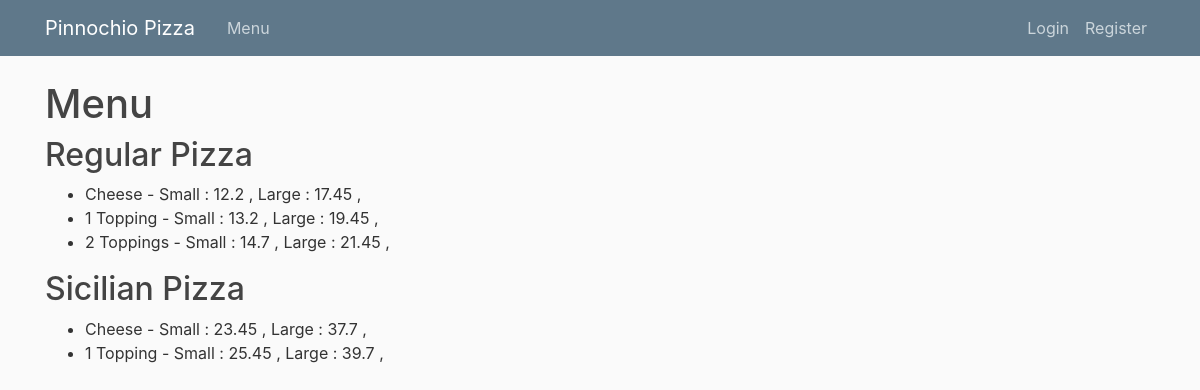
The app's page /, older data.
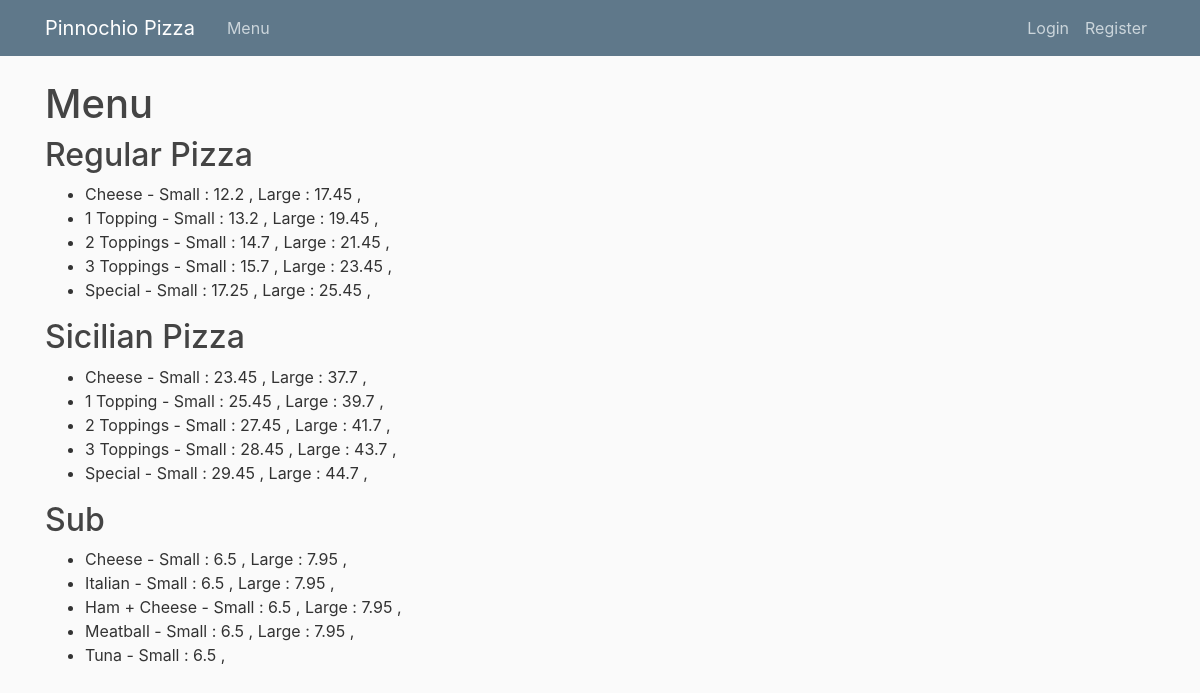
The same page, newer data.
### orders/models.py (models this page shows)
class MenuItem(models.Model):
    name = models.CharField(max_length = 30)
    size = models.CharField(max_length = 10)
    type = models.CharField(max_length = 30)
    prize = models.FloatField()
    num_toppings = models.IntegerField()
    def __str__(self):
        return f"{self.id} - {self.type}, {self.name}, {self.size}, {self.prize}"

### orders/views.py (the view)
# urls.py: path("", views.index, name="index"),
def index(request):
    types  = MenuItem.objects.order_by().values_list('type', flat = True).distinct()
    type_dict = {}
    for type in types:
        values = {}
        names = MenuItem.objects.filter(type = type).values_list('name', flat = True).distinct()
        for name in names:
            values[name] = MenuItem.objects.filter(type = type, name = name)
        type_dict[type] = values
    print(type_dict)
    context = {'types' : type_dict}
    return render(request, "orders/index.html", context)

### orders/templates/orders/index.html (shortened to what this page needs)
{% extends "orders/layout.html" %}
{% block body %}
<h1>Menu</h1>
{% for type, names in types.items %}
    <h2>{{type}}</h2>
    <ul>
        {% for name, objects in names.items %}
        <li>{{name}} - {% for object in objects %}
            {{object.size}}  : {{object.prize}}  ,
            {% endfor %}</li>
        {% endfor %}
    </ul>
{% endfor %}
{% endblock %}

### orders/templates/orders/layout.html (shortened to what this page needs)
{% load static %}
<!DOCTYPE html>
<html lang="en" dir="ltr">
  <head>
    <link rel="stylesheet" href="https://stackpath.bootstrapcdn.com/bootstrap/4.3.1/css/bootstrap.min.css">
    <link rel="stylesheet" href="{% static 'orders/main.css' %}"/>
    <link rel="stylesheet" href="https://cdnjs.cloudflare.com/ajax/libs/font-awesome/4.7.0/css/font-awesome.min.css">
  </head>
  <body>
    <header class="site-header">
      <nav class="navbar navbar-expand-md navbar-dark bg-steel fixed-top">
        <div class="container">
          <a class="navbar-brand mr-4" href="/">Pinnochio Pizza</a>
          <div class="collapse navbar-collapse" id="navbarToggle">
            <div class="navbar-nav mr-auto">
              <a class="nav-item nav-link" href="/">Menu</a>
            </div>
            <div class="navbar-nav">
              {% if user.is_authenticated %}
                <a class="nav-item nav-link" href="/users/logout">Log out</a>
              {% else %}
                <a class="nav-item nav-link" href="/users/login">Login</a>
                <a class="nav-item nav-link" href="/users/register">Register</a>
              {% endif %}
          </div>
        </div>
      </nav>
    </header>
    <main role="main" class="container">
        {% block body %}{% endblock %}
    </main>
  </body>
</html>

### orders/static/orders/main.css (style rules this page uses)
body { background: #fafafa; color: #333333; margin-top: 5rem; }
h1, h2, h3, h4, h5, h6 { color: #444444; }
.bg-steel { background-color: #5f788a; }
.site-header .navbar-nav .nav-link { color: #cbd5db; }

Row changes from the older to the newer data that the page shows:
added MenuItem: size "Small", prize "15.7", shown under "3 Toppings"
added MenuItem: size "Large", prize "23.45", shown under "3 Toppings"
added MenuItem: size "Small", prize "17.25", shown under "Special"
added MenuItem: size "Large", prize "25.45", shown under "Special"
added MenuItem: size "Small", prize "27.45", shown under "2 Toppings"
added MenuItem: size "Large", prize "41.7", shown under "2 Toppings"
added MenuItem: size "Small", prize "28.45", shown under "3 Toppings"
added MenuItem: size "Large", prize "43.7", shown under "3 Toppings"
added MenuItem: size "Small", prize "29.45", shown under "Special"
added MenuItem: size "Large", prize "44.7", shown under "Special"
added MenuItem: size "Small", prize "6.5", shown under "Cheese"
added MenuItem: size "Large", prize "7.95", shown under "Cheese"
added MenuItem: size "Small", prize "6.5", shown under "Italian"
added MenuItem: size "Large", prize "7.95", shown under "Italian"
added MenuItem: size "Small", prize "6.5", shown under "Ham + Cheese"
added MenuItem: size "Large", prize "7.95", shown under "Ham + Cheese"
added MenuItem: size "Small", prize "6.5", shown under "Meatball"
added MenuItem: size "Large", prize "7.95", shown under "Meatball"
added MenuItem: size "Small", prize "6.5", shown under "Tuna"
Text that changed along with them:
new list line: "3 Toppings - Special -"
new list line: "2 Toppings - 3 Toppings - Special -"
new list line: "Sub Cheese - Italian - Ham + Cheese - Meatball - Tuna -"
